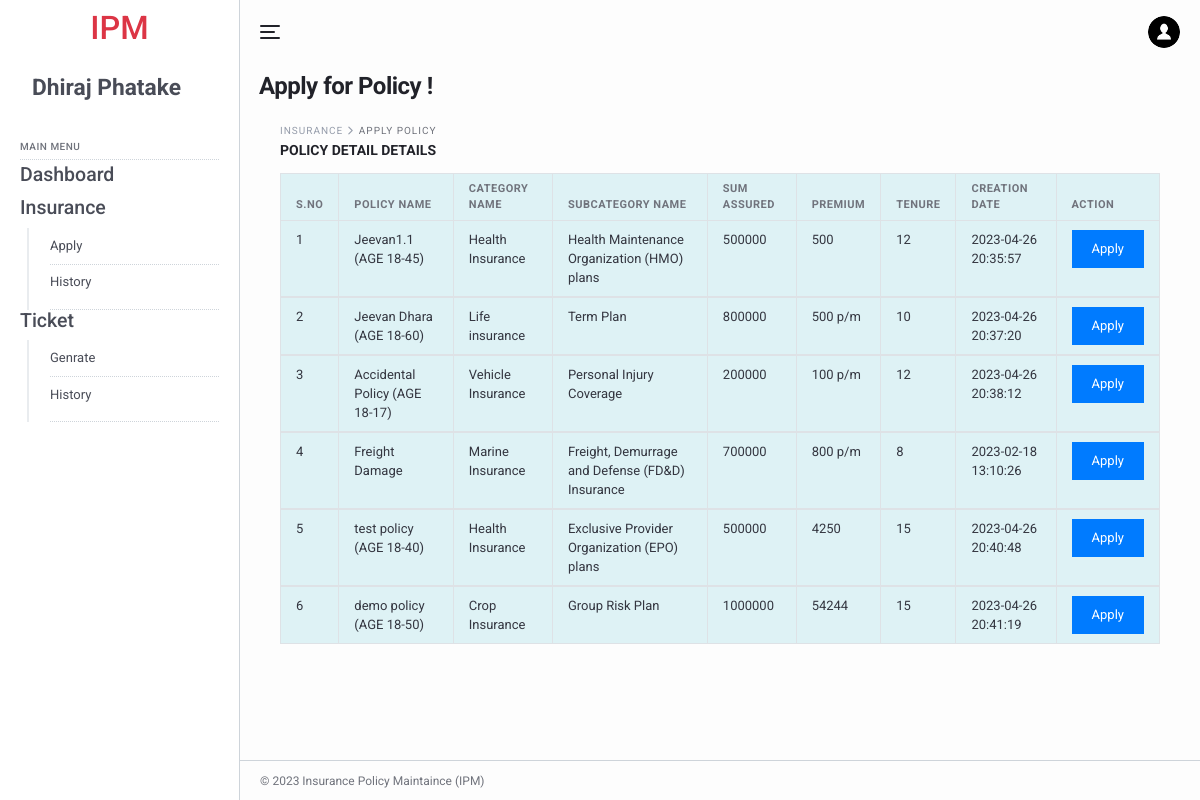
The app's page /ipm/user/apply-forpolicy.php (signed in) with its own data.
### tables this page shows
CREATE TABLE `tbluser` (
  `ID` int(11) NOT NULL,
  `FullName` varchar(120) DEFAULT NULL,
  `ContactNo` bigint(10) DEFAULT NULL,
  `Email` varchar(120) DEFAULT NULL,
  `Gender` enum('Male','Female') DEFAULT NULL,
  `Password` varchar(120) DEFAULT NULL,
  `CreationDate` timestamp NOT NULL DEFAULT current_timestamp()
);

CREATE TABLE `tblpolicy` (
  `ID` int(11) NOT NULL,
  `SubcategoryId` varchar(50) NOT NULL,
  `CategoryId` varchar(25) DEFAULT NULL,
  `PolicyName` varchar(45) DEFAULT NULL,
  `Sumassured` int(11) DEFAULT NULL,
  `Premium` varchar(45) DEFAULT NULL,
  `Tenure` int(10) DEFAULT NULL,
  `CreationDate` timestamp NOT NULL DEFAULT current_timestamp() ON UPDATE current_timestamp()
);

CREATE TABLE `category` (
  `ID` int(11) NOT NULL,
  `CategoryName` varchar(45) DEFAULT NULL,
  `CreationDate` timestamp NULL DEFAULT current_timestamp()
);

CREATE TABLE `tblsubcategory` (
  `id` int(11) NOT NULL,
  `CategoryId` char(5) NOT NULL,
  `SubcategoryName` varchar(200) NOT NULL,
  `CreationDate` timestamp NULL DEFAULT current_timestamp(),
  `UpdationDate` timestamp NULL DEFAULT NULL ON UPDATE current_timestamp()
);

### ipm/user/apply-forpolicy.php (the view, shortened to what this page needs)
<?php
include('includes/dbconnection.php');
if (strlen($_SESSION['uid']==0)) {
  header('location:logout.php');
  } else{
?>
<!DOCTYPE html>
<html lang="en">
  <head>
    <link href="../lib/fontawesome-free/css/all.min.css" rel="stylesheet">
    <link href="../lib/ionicons/css/ionicons.min.css" rel="stylesheet">
    <link href="../lib/typicons.font/typicons.css" rel="stylesheet">
    <link href="../lib/morris.js/morris.css" rel="stylesheet">
    <link href="../lib/flag-icon-css/css/flag-icon.min.css" rel="stylesheet">
    <link href="../lib/jqvmap/jqvmap.min.css" rel="stylesheet">
    <link rel="stylesheet" href="../css/azia.css">
  </head>
  <body class="az-body az-body-sidebar">
<?php include_once('includes/sidebar.php');?>
    <div class="az-content az-content-dashboard-two">
<?php include_once('includes/header.php');?>
      <div class="az-content-header d-block d-md-flex">
        <div>
          <h2 class="az-content-title mg-b-5 mg-b-lg-8">Apply for Policy  !</h2>
        </div>
      </div>
      <div class="az-content-body">
     <div class="az-content">
      <div class="container">
        <div class="az-content-body">
          <div class="az-content-breadcrumb">
            <span>Insurance </span>
            <span>Apply Policy</span>
          </div>
          <div class="az-content-label mg-b-5">Policy Detail Details</div>
          <div class="table-responsive">
            <table class="table table-info table-bordered table-stripped table-hover mg-b-0">
              <thead>
                <tr>
                  <th>S.NO</th>
                  <th>Policy Name</th>
                  <th>Category Name</th>
                   <th>SubCategory Name</th>
                   <th>Sum Assured</th>
                   <th>Premium</th>
                   <th>Tenure</th>
                  <th>Creation Date</th>
                  <th>Action</th>
                </tr>
              </thead>
              <?php
$ret=mysqli_query($con,"select category.CategoryName as catname,tblsubcategory.SubcategoryName as subcat, tblpolicy.PolicyName,tblpolicy.CreationDate as cdate,tblpolicy.ID,tblpolicy.Sumassured,tblpolicy.Premium,tblpolicy.Tenure  from tblpolicy inner join category on category.ID=tblpolicy.CategoryId inner join tblsubcategory on  tblsubcategory.id=tblpolicy.SubcategoryId");
$cnt=1;
while ($row=mysqli_fetch_array($ret)) {
?>
              <tbody>
                <tr>
                  <td><?php echo $cnt;?></td>
                       <td><?php  echo $row['PolicyName'];?></td>
                  <td><?php  echo $row['catname'];?></td>
                  <td><?php  echo $row['subcat'];?></td>
                  <td><?php  echo $row['Sumassured'];?></td>
                  <td><?php  echo $row['Premium'];?></td>
                  <td><?php  echo $row['Tenure'];?></td>
                   <td><?php  echo $row['cdate'];?></td>
                  <td><a href="apply-forpolicy.php?polid=<?php echo $row['ID'];?>"class="btn btn-primary">Apply </a></td>
                </tr>
                <?php
$cnt=$cnt+1;
}?>
              </tbody>
            </table>
          </div>
            </div>
          </div>
        </div>
      </div>
    <?php include_once('includes/footer.php');?>
    </div>
  </body>
</html>
<?php }  ?>

### ipm/user/includes/sidebar.php (shortened to what this page needs)
<div class="az-sidebar">
    <div class="az-sidebar-header text-center justify-content-center">
      <h1 class="text-bold text-danger">IPM</h1>
    </div>
    <div class="az-sidebar-loggedin">
      <div class="media-body">
          <?php
            $uid=$_SESSION['uid'];
            $ret=mysqli_query($con,"select FullName from tbluser where ID='$uid'");
            $row=mysqli_fetch_array($ret);
            $name=$row['FullName'];
          ?>
                <h3 style="font-weight: bold"><?php echo $name; ?></h3>
      </div>
    </div>
    <div class="az-sidebar-body">
       <ul class="nav">
        <li class="nav-label">Main Menu</li>
        <a href="dashboard.php" class="nav-sub-link"><h4>Dashboard</h4></a>
        <li class="nav-item show">
          <h4>Insurance</h4>
          <nav class="nav-sub">
            <a href="apply-forpolicy.php" class="nav-sub-link">Apply</a>
            <a href="policy-history.php" class="nav-sub-link">History</a>
          </nav>
        </li>
        <li class="nav-item show">
          <h4>Ticket</h4>
          <nav class="nav-sub">
            <a href="tickets.php" class="nav-sub-link">Genrate</a>
            <a href="ticket-history.php" class="nav-sub-link">History</a>
          </nav>
        </li>
        </ul>
    </div>
  </div>

### records on screen
tbluser: FullName "Dhiraj Phatake"
tblpolicy: PolicyName "Jeevan1.1 (AGE 18-45)", CategoryId.CategoryName "Health Insurance", SubcategoryId.SubcategoryName "Health Maintenance Organization (HMO) plans", Sumassured "500000", Premium "500", Tenure "12", CreationDate "2023-04-26 20:35:57"
tblpolicy: PolicyName "Jeevan Dhara (AGE 18-60)", CategoryId.CategoryName "Life insurance", SubcategoryId.SubcategoryName "Term Plan", Sumassured "800000", Premium "500 p/m", Tenure "10", CreationDate "2023-04-26 20:37:20"
tblpolicy: PolicyName "Accidental Policy (AGE 18-17)", CategoryId.CategoryName "Vehicle Insurance", SubcategoryId.SubcategoryName "Personal Injury Coverage", Sumassured "200000", Premium "100 p/m", Tenure "12", CreationDate "2023-04-26 20:38:12"
tblpolicy: PolicyName "Freight Damage", CategoryId.CategoryName "Marine Insurance", SubcategoryId.SubcategoryName "Freight, Demurrage and Defense (FD&D) Insurance", Sumassured "700000", Premium "800 p/m", Tenure "8", CreationDate "2023-02-18 13:10:26"
tblpolicy: PolicyName "test policy (AGE 18-40)", CategoryId.CategoryName "Health Insurance", SubcategoryId.SubcategoryName "Exclusive Provider Organization (EPO) plans", Sumassured "500000", Premium "4250", Tenure "15", CreationDate "2023-04-26 20:40:48"
tblpolicy: PolicyName "demo policy (AGE 18-50)", CategoryId.CategoryName "Crop Insurance", SubcategoryId.SubcategoryName "Group Risk Plan", Sumassured "1000000", Premium "54244", Tenure "15", CreationDate "2023-04-26 20:41:19"
